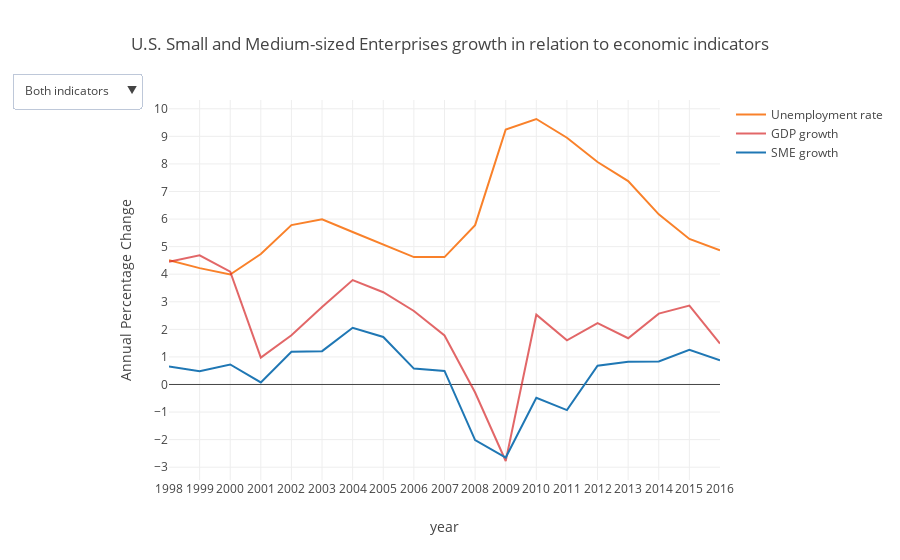

The notebook cell this image was saved under:
### Code cell
x = visData.year

layout = go.Layout(
    title= ' U.S. Small and Medium-sized Enterprises growth in relation to economic indicators ',
    yaxis=dict(
        title='Annual Percentage Change',
        tickmode='linear'
    ),
   
    xaxis=dict(
        title='year',
        tickmode='linear'
    ),
    
    updatemenus=list([
        dict(
            y=1.07,
            buttons=list([   
                dict(
                    args=[{'visible': [True,True,True]}],
                    label='Both indicators',
                    method='update'
                ),
                dict(
                    args=[{'visible': [False,True, True]}],
                    label='Gross Domestic<br>Product',
                    method='update'
                ),
                dict(
                    args=[{'visible': [True,False,True]}],
                    label='Unemployment',
                    method='update'
                )            
            ])
        ) 
])
    
)


trace1 = go.Scatter(
        x=x,
        y=visData.SMEchange,    
        name='SME growth',
        mode = 'lines',
     marker=dict(
            color= '#1f77b4'
            ),
    opacity = 1
        )

trace2 = go.Scatter(
        x=x,
        y=visData.GDPgrowth,
        name='GDP growth',
        mode = 'lines',
     marker=dict(
            color= '#d62728'
            ),
    
    opacity= 0.7

)



trace3 = go.Scatter(
        x=x,
        y=visData.Unemployment,
        name='Unemployment rate',
        mode = 'lines',
         marker=dict(
            color= '#f9812a'
             #e07117'
             #ff7f0e'
            ),
    opacity=1
        )


       
data = [trace3,trace2,trace1]
   
fig = go.Figure(data=data,layout=layout)

py.offline.iplot(fig)

### Figure 1 — Plotly figure (JSON) as saved in the notebook; plotly's stock layout.template omitted (floating-point values rounded to 4 significant figures)
{"data": [{"marker": {"color": "#f9812a"}, "mode": "lines", "name": "Unemployment rate", "opacity": 1, "type": "scatter", "uid": "d029ec6c-11ed-4b73-8bce-5f5503f584b3", "x": [1998, 1999, 2000, 2001, 2002, 2003, 2004, 2005, 2006, 2007, 2008, 2009, 2010, 2011, 2012, 2013, 2014, 2015, 2016], "y": [4.51, 4.22, 3.99, 4.73, 5.78, 5.99, 5.53, 5.08, 4.62, 4.62, 5.78, 9.25, 9.63, 8.95, 8.07, 7.38, 6.17, 5.28, 4.87]}, {"marker": {"color": "#d62728"}, "mode": "lines", "name": "GDP growth", "opacity": 0.7, "type": "scatter", "uid": "a75daf8c-c534-4cbf-8241-9187fb0399e0", "x": [1998, 1999, 2000, 2001, 2002, 2003, 2004, 2005, 2006, 2007, 2008, 2009, 2010, 2011, 2012, 2013, 2014, 2015, 2016], "y": [4.45, 4.685, 4.092, 0.976, 1.786, 2.807, 3.786, 3.345, 2.667, 1.779, -0.2916, -2.776, 2.532, 1.601, 2.224, 1.677, 2.569, 2.862, 1.485]}, {"marker": {"color": "#1f77b4"}, "mode": "lines", "name": "SME growth", "opacity": 1, "type": "scatter", "uid": "2aefc99a-15c5-402e-9077-300594730321", "x": [1998, 1999, 2000, 2001, 2002, 2003, 2004, 2005, 2006, 2007, 2008, 2009, 2010, 2011, 2012, 2013, 2014, 2015, 2016], "y": [0.6545, 0.4772, 0.7265, 0.07387, 1.187, 1.21, 2.058, 1.724, 0.577, 0.4906, -2.016, -2.65, -0.482, -0.9297, 0.6801, 0.8245, 0.8365, 1.259, 0.8795]}], "layout": {"title": {"text": " U.S. Small and Medium-sized Enterprises growth in relation to economic indicators "}, "updatemenus": [{"buttons": [{"args": [{"visible": [true, true, true]}], "label": "Both indicators", "method": "update"}, {"args": [{"visible": [false, true, true]}], "label": "Gross Domestic<br>Product", "method": "update"}, {"args": [{"visible": [true, false, true]}], "label": "Unemployment", "method": "update"}], "y": 1.07}], "xaxis": {"tickmode": "linear", "title": {"text": "year"}}, "yaxis": {"tickmode": "linear", "title": {"text": "Annual Percentage Change"}}}}
